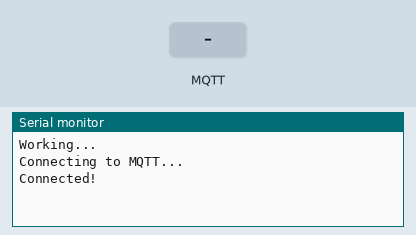
This sketch was run on a simulated ESP8266 (NodeMCU). Shown: the last lines printed to the serial monitor. The test bench sets the inputs (shaded band). WiFi joins after 1.5 s; servers stay silent unless stated; no MQTT or app messages arrive unless stated.

Above: at 7.3 s.
7.4 s: MQTT message "75" arrives on the first subscribed topic
At 12.5 s:
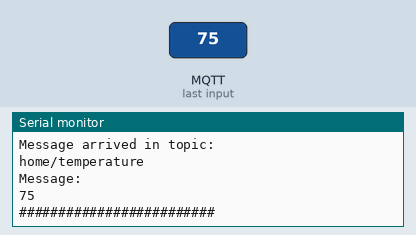
13.0 s: MQTT message "on" arrives on the first subscribed topic
At 17.6 s:
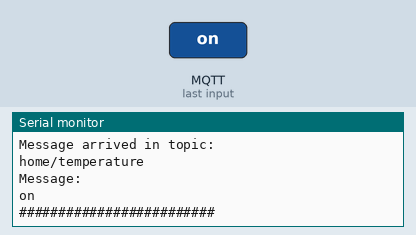

Measured:
- after the input at 7.4 s, the serial monitor: prints a new line after 4.2 s (image 1)
- after the input at 13.0 s, the serial monitor: prints a new line after 3.6 s (image 2)

The sketch:

ESP-sender3.ino
```cpp
#include <ESP8266WiFi.h>
#include <ESP8266WebServer.h>
#include <DNSServer.h>
#include <WiFiManager.h>
#include <PubSubClient.h>
#include <stdlib.h>

#include <ESP8266WebServer.h>
#include <ESP8266mDNS.h>
#include <ESP8266HTTPUpdateServer.h>

#define BUFFER_SIZE 100
#define outputPin A0

/* Web server configuration */
const char *updateHost = "espsender-webupdate";
ESP8266WebServer httpServer(80);
ESP8266HTTPUpdateServer httpUpdater;

/* MQTT server configuration */
const char *mqttServer = "m20.cloudmqtt.com";
const int mqttPort = 10604;
const char *mqttUsername = "vozgepqg";
const char *mqttPassword = "lYfz7YB48mHL";
const char *mqttClientName = "espClient1";

/* Temperature sensor configuration */
int publishInterval = 20000;
long lastPublishMillis;
int analogValue;
float mv;
float t;

/* Network configuration */
boolean cFlag = false;
WiFiClient wifiClient;
PubSubClient client(wifiClient);

boolean updateFlag = false;

void setup()
{
  Serial.begin(115200);
  Serial.println("Working...");
  client.setServer(mqttServer, mqttPort);
}

void loop()
{
  if (!cFlag)
  {
    WiFiManager wifiManager;
    if (!wifiManager.startConfigPortal("ESPSender"))
    {
      delay(3000);
      ESP.reset();
      delay(5000);
    }
    cFlag = true;
  }
  if (cFlag)
  {
    if (WiFi.status() == WL_CONNECTED)
    {
      //Serial.println("Connected to network!");
      while (!client.connected())
      {
        Serial.println("Connecting to MQTT...");
        if (client.connect("ESP8266Sender", mqttUsername, mqttPassword))
        {
          Serial.println("Connected!");
          client.setCallback(callback);
          client.subscribe("home/temperature");
          client.subscribe("home/update1");
        }
        else
        {
          Serial.println("Failed with state ");
          Serial.print(client.state());
          delay(5000);
        }
      }
      if (client.connected())
      {
        client.loop();
      }
      if (millis() - lastPublishMillis > publishInterval)
      {
       sendTemperature();
       lastPublishMillis = millis();
      }
    }
    delay(5000);
  }
}

void callback(char *topic, byte *payload, unsigned int length)
{
  Serial.println("\nMessage arrived in topic: ");
  Serial.print(topic);
  Serial.println("\nMessage: ");
  for (int i = 0; i < length; i++)
  {
    Serial.print((char)payload[i]);
  }
  t = atof((char *)payload);
  if (t == 75.25)
  {
    startWebServer();
    updateFlag = true;
    delay(10000);
    while(updateFlag)
    {
      updateFirmware();
    }
  }
  Serial.println();
  Serial.println("#########################");
}

void sendTemperature()
{
  analogValue = analogRead(outputPin);
  mv = (analogValue/1024.0) * 3300;
  t = mv / 10;
  Serial.println("Temperature: ");
  Serial.print(t);
  {
    String payload = "";
    payload += t;
    payload += "";
    client.publish("home/temperature", (char*)payload.c_str());
  }
}

void startWebServer()
{
  MDNS.begin(updateHost);
  httpUpdater.setup(&httpServer);
  httpServer.begin();
  MDNS.addService("http", "tcp", 80);
}

void updateFirmware()
{
  httpServer.handleClient();
}
```
